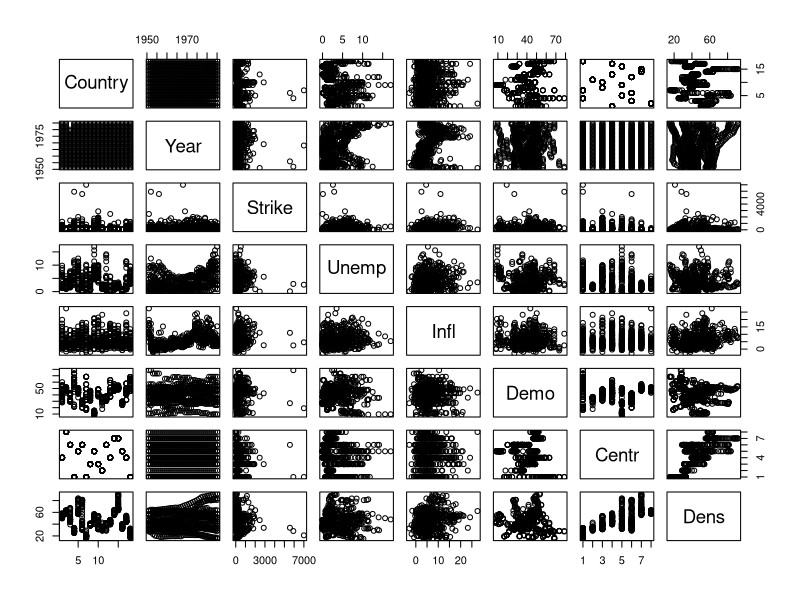
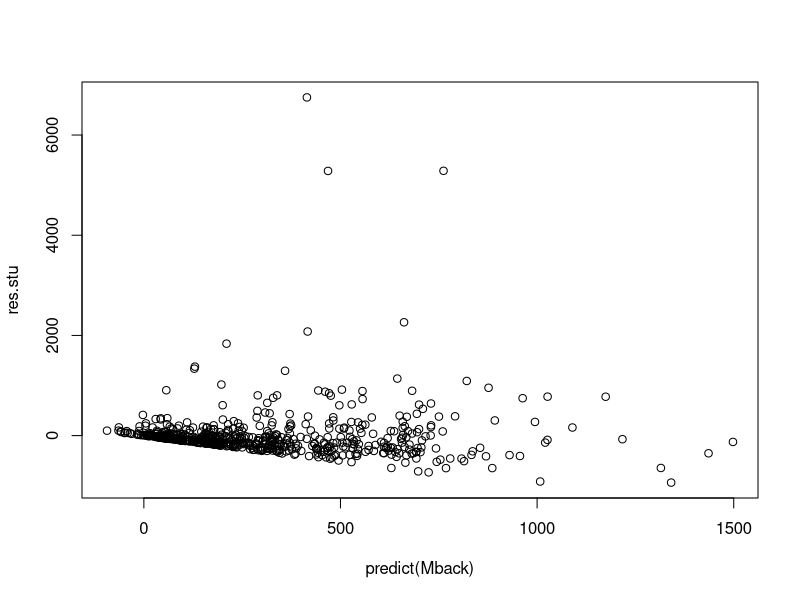
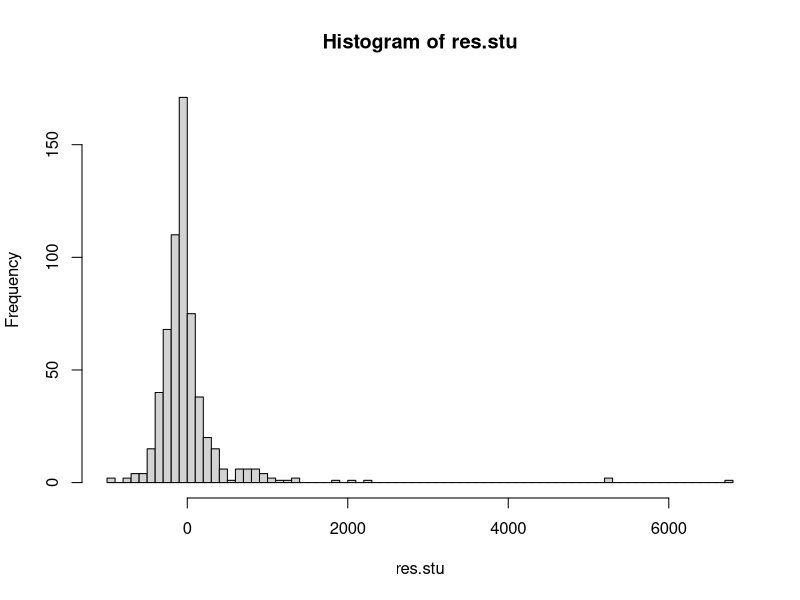

The R source for these figures, in order:

# load file
strike <- read.csv("strikes_clean.csv")
# encode categoricals as Factors
strike$Centr <- as.factor(strike$Centr)
strike$Country <- as.factor(strike$Country)

# Investigate to look for patterns
summary(strike)
pairs(strike)

# remove zero values
strike <- strike[strike$Strike != 0,]


# Reason that these should affect strike
M1 = lm(Strike ~ Infl*Centr*Unemp, data = strike)
# anova shows unemp doesn't add much 
anova(M1)
# remove Unemp from M1 to get current model that works well 
M2 = lm(Strike ~ Infl*Centr, data = strike)
# multiplicative model
M3 = lm(log(Strike) ~ Infl*Centr, data = strike)

M0.log = lm(log(Strike) ~ 1, data = strike)

Mfull.log = lm(log(Strike) ~ (. - Country)^2, data = strike)
# basic model
M0 <- lm(Strike ~ 1, data = strike)
# full model without country - interaction effects
Mfull <- lm(Strike ~ (. - Country - Year)^2 , data = strike)
# forward step model from intercept to full
Mfwd <- step(M0, scope=list(lower=M0, upper=Mfull), direction='forward', trace=FALSE)
# backward step model from full to intercept
Mback <- step(Mfull, scope=list(lower=M0, upper=Mfull), direction='backward', trace=FALSE)
# step model starting from model grenerated from exploration
Mstep <- step(M2, scope=list(lower=M0, upper=Mfull), direction='both', trace=FALSE)

Mfwd.log <- step(M0.log, scope=list(lower=M0.log, upper=Mfull.log), direction='forward', trace=FALSE)
# backward step model from full to intercept
Mback.log <- step(Mfull.log, scope=list(lower=M0.log, upper=Mfull.log), direction='backward', trace=FALSE)
# step model starting from model grenerated from exploration
Mstep.log <- step(M3, scope=list(lower=M0.log, upper=Mfull.log), direction='both', trace=FALSE)


models <- list(M0, M1, M2, Mfwd, Mback, Mstep, M3, Mfwd.log, Mback.log, Mstep.log)


M1 <- M1
M2 <- Mfwd.log
Mnames <- expression(M[ONE], M[TWO])
# AIC
# calculate the long way for M1
ll1 <- dnorm(strike$Strike, mean = predict(M1),
             sd = summary(M1)$sigma*sqrt(M1$df/nrow(strike)), # mle divides by n
             log = TRUE) # loglikelihood
ll1 <- sum(ll1)
p1 <- length(M1$coef)+1 # number of parameters
AIC1 <- -2*ll1 + 2*p1
# calculate the R way
AIC1 - AIC(M1)
AIC2 <- AIC(M2) # for M2
c(AIC1 = AIC1, AIC2 = AIC2) # favors Mfwd
# PRESS
press1 <- resid(M1)/(1-hatvalues(M1)) # M1
press2 <-  resid(M2)/(1-hatvalues(M2)) # M2
c(PRESS1 = sum(press1^2), PRESS2 = sum(press2^2)) # favors Mfwd

# Cross-validation
nreps <- 2e3 # number of replications
ntot <- nrow(strike) # total number of observations
ntrain <- 500 # size of training set
ntest <- ntot-ntrain # size of test set
sse1 <- rep(NA, nreps) # sum-of-square errors for each CV replication
sse2 <- rep(NA, nreps)
Lambda <- rep(NA, nreps) # likelihod ratio statistic for each replication
system.time({
  for(ii in 1:nreps) {
    if(ii%%400 == 0) message("ii = ", ii)
    # randomly select training observations
    train.ind <- sample(ntot, ntrain) # training observations
    # this is the more straightforward way of calculating the CV parameter estimates
    # M1.cv <- lm(Strike ~ read + prog + race + ses + locus + read:prog + prog:ses,
    #             data = strike, subset = train.ind)
    # this is the faster R way
    M1.cv <- update(M1, subset = train.ind)
    M2.cv <- update(M2, subset = train.ind)
    # testing residuals for both models
    # that is, testing data - predictions with training parameters
    M1.res <- strike$Strike[-train.ind] - predict(M1.cv, newdata = strike[-train.ind,])
    M2.res <- strike$Strike[-train.ind] - (predict(M2.cv, newdata = strike[-train.ind,]))
    # total sum of square errors
    sse1[ii] <- sum((M1.res)^2)
    sse2[ii] <- sum((M2.res)^2)
    # testing likelihood ratio
    M1.sigma <- sqrt(sum(resid(M1.cv)^2)/ntrain) # MLE of sigma
    M2.sigma <- sqrt(sum(resid(M2.cv)^2)/ntrain)
    Lambda[ii] <- sum(dnorm(M1.res, mean = 0, sd = M1.sigma, log = TRUE))
    Lambda[ii] <- Lambda[ii] - sum(dnorm(M2.res, mean = 0, sd = M2.sigma, log = TRUE))
  } })


# model diagnostics
res <- resid(Mback)
H <-  model.matrix(Mback)
H <- H %*% solve(crossprod(H), t(H))
h <- diag(H)
# studentized residuals
res.stu <- res/sqrt(1-h)

# standardized student residuals
res.stand <- res.stu/sigma(Mback)

# diagnostic plots
plot(predict(Mback), res.stu) # seems like multiplicative error
hist(res.stu,breaks=100)

# try multiplicative model
strike.nonzero <- strike[strike$Strike != 0,]
M3 = lm(log(Strike) ~ Infl*Centr, data = strike.nonzero)

